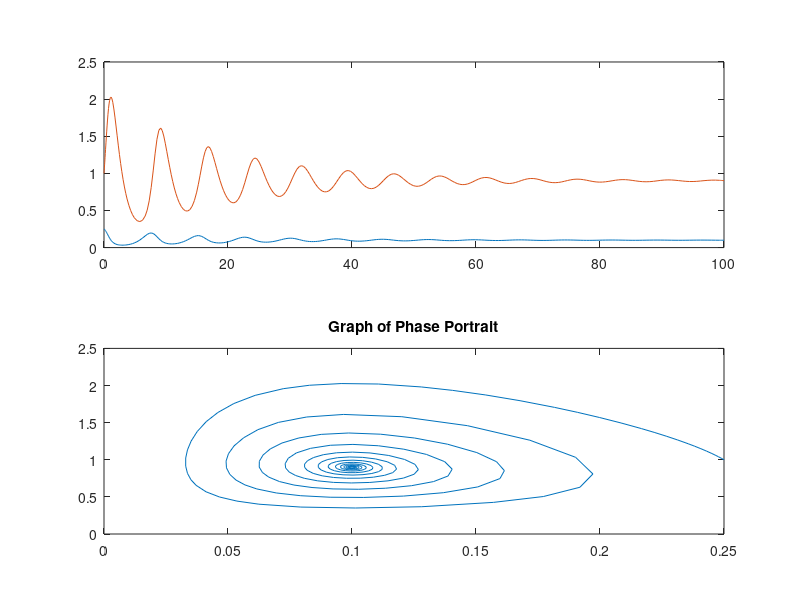

This chart was generated by the following MATLAB code:
function [t, u] = RMF1
%Creates a row vector of length 2. These are the inital conditions

u0 = [.25; 1];
%Define the length of time

tspan = [0;100];
%Use A Runge-Kutta Method to solve an ODE using a given time frame tspan
%and initial condition u0

[t,u] = ode45(@f, tspan, u0);

time = t(:, 1);
figure(1);
%Plots solutions of each u(1) and u(2)
plot(t, u(:, 1));
%Plots phase portrait
subplot(2, 1, 1), plot(t,u(:,1), t,u(:,2));
subplot(2, 1, 2), plot(u(:,1), u(:,2));
title('Graph of Phase Portrait')
end

function dudt =f(t,u);
a=5;
b=4;
c=0;
d=1;
K=100;
m=1;
h=10;

alpha=1;
r = .5;
g = 9.8;
l = .5;
k =.25;
epsilon=2;
e2 = .1;

%dudt=zeros(1, 1);
%Creates a null column vector of length 2 
dudt=zeros(2, 1);
%Define the lienar system

a=0.1
b=8

dudt(1)= u(1)*(1-u(1)-u(2));
dudt(2)= b*(u(1)-a)*u(2);
end